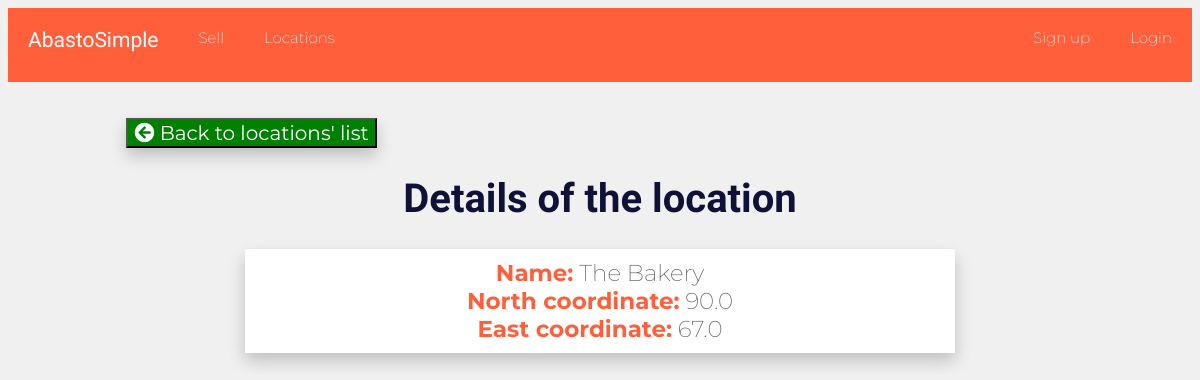
Page /locations/The-Bakery-adelebourgeix/ on the earlier database version.
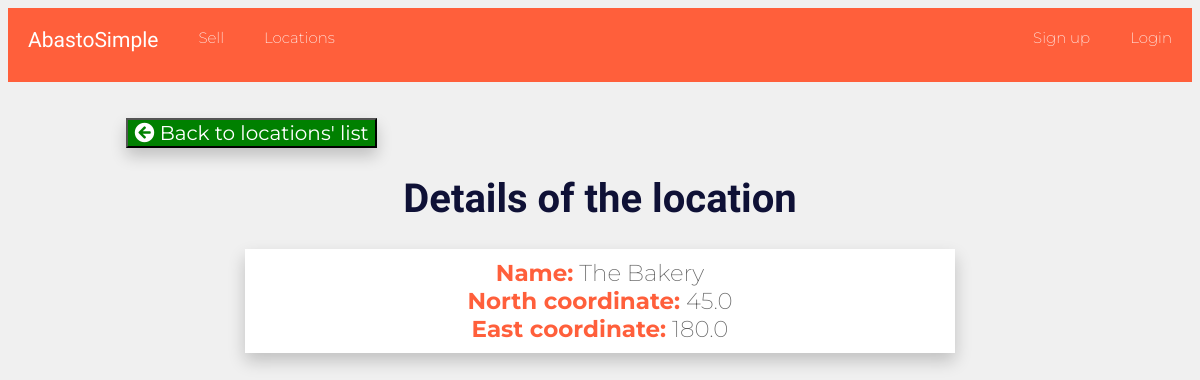
Same page on the later database version.
### locations/models.py (models this page shows, shortened)
class Location(models.Model):
    id = models.AutoField(primary_key=True)
    name=models.CharField(max_length=50)
    north_coordinate=models.FloatField()
    east_coordinate=models.FloatField()
    owner=models.ForeignKey(User)
    slug=models.CharField(max_length=50, default="none")

### locations/views.py (the view, shortened to what this page needs)
# urls.py: url(r'^(?P<slug>[\w-]+)/$',views.location_details, name="location_details"),
def location_details(request, slug):
    locations=Location.objects.all().order_by('owner')
    user=request.user
    sellpairs_list=SellPair.objects.all().order_by('product')
    location= Location.objects.get(slug=slug)
    isName=True
    isLat=True
    isLong=True
    print(slug)
    return render(request, "locations/location_details.html", {'user':user, 'location':location,'isName':isName,'isLong':isLong, "isLat":isLat})

### templates/locations/location_details.html (shortened to what this page needs)
{% extends 'base_layout.html'%}
{% block content %}
{% load static from staticfiles %}
      <button id="details" style="float:left; margin-left: 10%; box-shadow: 0px 8px 16px 0px rgba(0,0,0,0.2); font-family: 'Montserrat', sans-serif;font-size: 20px;background-color: green; color:white;">
      <a style="text-decoration:none; color:white;" href="/locations/locations-list"><i class="fas fa-arrow-circle-left"></i> Back to locations' list</a></button><br />
      <h1>Details of the location</h1>
      <div style="  box-shadow: 0px 8px 16px 0px rgba(0,0,0,0.2); background-color: white; margin-left:20%; font-size: 23px; margin-right:20%; padding-top:10px; padding-bottom:10px; border:2px;">
        <b style="color: #ff5f3b;" >Name:</b> {{location.name}} <br />
        <b style="color: #ff5f3b;">North coordinate:</b> {{location.north_coordinate}} <br />
        <b style="color: #ff5f3b;">East coordinate:</b> {{location.east_coordinate}} <br />
      </div>
      </div>
{% endblock %}

### templates/base_layout.html (shortened to what this page needs)
{% load static from staticfiles %}
<!DOCTYPE html>
<html>
    <head>
      <meta-charset="utf-8">
      <link rel="stylesheet" href="https://use.fontawesome.com/releases/v5.8.1/css/all.css">
      <link rel="stylesheet" href={% static 'styles.css' %} />
      <link href='https://api.mapbox.com/mapbox-gl-js/v1.10.1/mapbox-gl.css' rel='stylesheet' />
    </head>
    <body>
        <div class="menu">
        <ul>
          <li><a href="/homepage" class="logo">AbastoSimple</a></li>
          <li><a href="/sell/sell-list">Sell</a></li>
          <li><a href="/locations/locations-list">Locations</a></li>
          {% if user.is_authenticated %}
          <li style="margin-top: 24px; margin-right:2%; float:right; overflow: hidden;">
            <div id="user" onmouseover="mouseover()" onmouseout="mouseout()" style="color:white;">
              <i class="fas fa-user"></i> <span id="hey" style="padding-right:20px;">{{user.username}}</span>
              <div style="height:20px;">
              </div>
            </div>
            <div id="dropdown-content" onmouseover="mouseover()" onmouseout="mouseout()" style="font-size: 12px;  color:black; width:160px;  box-shadow: 0px 8px 16px 0px rgba(0,0,0,0.2); position: absolute; float:right; display:none; background-color:white;  ">
              <a id="item"  style="color:darkgrey;  float: none; display: block;" href="/accounts/informations"><i style="color:darkgrey" class="fas fa-user-cog"></i> My account</a>
              <a id="item"  style="color:darkgrey; float: none; display: block;" href="/myMessages/messages-list/received"><b><i style="color:darkgrey" class="fas fa-inbox"></i> My messages </b></a>
              <form class="logout" action="/accounts/logout/" method="post">
                {% csrf_token %}
              <button class="logout" style="color:red; border:0; font-family:'Montserrat', sans-serif; font-size: 18px; margin-bottom: 15%; margin-top: 15%;" type="submit"><i style="color:red;" class="fas fa-sign-out-alt"></i> Logout</button>
            </form>
            </div>
            </li>
          {% else %}
          <li style="float:right;"><a href="/accounts/login">Login</a></li>
          <li style="float:right;"><a href="/accounts/signup">Sign up</a></li>
          {% endif %}
        </ul>
      </div>
      <div class="wrapper">
        {% block content %}
        {% endblock %}
    </body>
    </html>

### assets/styles.css (style rules this page uses)
body { text-align: center; background-color: #f0f0f0; font-family: 'Montserrat', sans-serif; font-weight: 200; color: #616161; }
h1 { padding-top: 1%; font-size: 40px; color: #0f1136; font-family: 'Indie Flower', sans-serif; }
.logo { font-family: 'Indie Flower', sans-serif; font-size: 21px; }
.menu { overflow: hidden; margin-bottom: 3%; }
.menu ul { list-style-type: none; margin: 0; padding: 0; overflow: hidden; background-color: #ff5f3b; }
.menu li { float: left; font-size: 15px; }
.menu li a { display: block; color: white; text-align: center; padding: 20px 20px; text-decoration: none; }
ul { list-style-type: none; }
li { padding-bottom: 10px; }
#details { font-family: 'Montserrat', sans-serif; font-size: 10px; background-color: white; }

Differences in the rows shown:
changed Location "The Bakery": north_coordinate "90.0" → "45.0"; east_coordinate "67.0" → "180.0"
